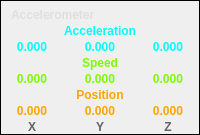
         <widget class="QFrame" name="frameAccelerometer">
          <property name="sizePolicy">
           <sizepolicy hsizetype="Preferred" vsizetype="Preferred">
            <horstretch>0</horstretch>
            <verstretch>0</verstretch>
           </sizepolicy>
          </property>
          <property name="styleSheet">
           <string notr="true">QWidget#frameAccelerometer{
border: 2px solid rgb(150, 150, 150);
border-radius: 5px;
background-color: rgb(57, 63, 68);
}</string>
          </property>
          <property name="frameShape">
           <enum>QFrame::Panel</enum>
          </property>
          <property name="frameShadow">
           <enum>QFrame::Plain</enum>
          </property>
          <property name="lineWidth">
           <number>1</number>
          </property>
          <layout class="QGridLayout" name="gridLayout_4">
           <property name="leftMargin">
            <number>0</number>
           </property>
           <property name="topMargin">
            <number>7</number>
           </property>
           <property name="rightMargin">
            <number>0</number>
           </property>
           <property name="bottomMargin">
            <number>0</number>
           </property>
           <property name="horizontalSpacing">
            <number>6</number>
           </property>
           <property name="verticalSpacing">
            <number>2</number>
           </property>
           <item row="0" column="0" colspan="3">
            <widget class="QLabel" name="labelMotion">
             <property name="styleSheet">
              <string notr="true">font: 13pt &quot;Siemens Sans&quot;;
font-weight: bold;
color: rgb(222, 223, 225);
background-color: transparent;</string>
             </property>
             <property name="text">
              <string>Accelerometer</string>
             </property>
             <property name="indent">
              <number>10</number>
             </property>
            </widget>
           </item>
           <item row="12" column="2">
            <widget class="QLabel" name="labelZ_A">
             <property name="styleSheet">
              <string notr="true">font: 13pt &quot;Siemens Sans&quot;;
font-weight: bold;
color: rgb(96, 100, 103);
background-color: transparent;</string>
             </property>
             <property name="text">
              <string>Z</string>
             </property>
             <property name="alignment">
              <set>Qt::AlignCenter</set>
             </property>
            </widget>
           </item>
           <item row="7" column="0">
            <widget class="QLabel" name="labelPosX">
             <property name="styleSheet">
              <string notr="true">font: 13pt &quot;Siemens Sans&quot;;
font-weight: bold;
color: rgb(192, 76, 216);
background-color: transparent;
color: rgb(255, 165, 0);</string>
             </property>
             <property name="text">
              <string>0.000</string>
             </property>
             <property name="alignment">
              <set>Qt::AlignCenter</set>
             </property>
            </widget>
           </item>
           <item row="7" column="2">
            <widget class="QLabel" name="labelPosZ">
             <property name="styleSheet">
              <string notr="true">font: 13pt &quot;Siemens Sans&quot;;
font-weight: bold;
color: rgb(192, 76, 216);
background-color: transparent;
color: rgb(255, 165, 0);</string>
             </property>
             <property name="text">
              <string>0.000</string>
             </property>
             <property name="alignment">
              <set>Qt::AlignCenter</set>
             </property>
            </widget>
           </item>
           <item row="12" column="0">
            <widget class="QLabel" name="labelX_A">
             <property name="styleSheet">
              <string notr="true">font: 13pt &quot;Siemens Sans&quot;;
font-weight: bold;
color: rgb(96, 100, 103);
background-color: transparent;</string>
             </property>
             <property name="text">
              <string>X</string>
             </property>
             <property name="alignment">
              <set>Qt::AlignCenter</set>
             </property>
            </widget>
           </item>
           <item row="7" column="1">
            <widget class="QLabel" name="labelPosY">
             <property name="styleSheet">
              <string notr="true">font: 13pt &quot;Siemens Sans&quot;;
font-weight: bold;
color: rgb(192, 76, 216);
background-color: transparent;
color: rgb(255, 165, 0);</string>
             </property>
             <property name="text">
              <string>0.000</string>
             </property>
             <property name="alignment">
              <set>Qt::AlignCenter</set>
             </property>
            </widget>
           </item>
           <item row="12" column="1">
            <widget class="QLabel" name="labelY_A">
             <property name="styleSheet">
              <string notr="true">font: 13pt &quot;Siemens Sans&quot;;
font-weight: bold;
color: rgb(96, 100, 103);
background-color: transparent;</string>
             </property>
             <property name="text">
              <string>Y</string>
             </property>
             <property name="alignment">
              <set>Qt::AlignCenter</set>
             </property>
            </widget>
           </item>
           <item row="1" column="0" colspan="3">
            <widget class="QLabel" name="labelAcceleration">
             <property name="styleSheet">
              <string notr="true">font: 13pt &quot;Siemens Sans&quot;;
font-weight: bold;
color: rgb(79, 216, 218);
background-color: transparent;
color: rgb(0, 255, 255);</string>
             </property>
             <property name="text">
              <string>Acceleration</string>
             </property>
             <property name="alignment">
              <set>Qt::AlignCenter</set>
             </property>
            </widget>
           </item>
           <item row="5" column="0">
            <widget class="QLabel" name="labelSpeedX">
             <property name="styleSheet">
              <string notr="true">font: 13pt &quot;Siemens Sans&quot;;
font-weight: bold;
color: rgb(225, 104, 81);
background-color: transparent;
color: rgb(124, 252, 0);</string>
             </property>
             <property name="text">
              <string>0.000</string>
             </property>
             <property name="alignment">
              <set>Qt::AlignCenter</set>
             </property>
            </widget>
           </item>
           <item row="3" column="0">
            <widget class="QLabel" name="labelAccX">
             <property name="styleSheet">
              <string notr="true">font: 13pt &quot;Siemens Sans&quot;;
font-weight: bold;
color: rgb(79, 216, 218);
background-color: transparent;
color: rgb(0, 255, 255);</string>
             </property>
             <property name="text">
              <string>0.000</string>
             </property>
             <property name="alignment">
              <set>Qt::AlignCenter</set>
             </property>
            </widget>
           </item>
           <item row="6" column="0" colspan="3">
            <widget class="QLabel" name="labelPosition">
             <property name="sizePolicy">
              <sizepolicy hsizetype="Preferred" vsizetype="Preferred">
               <horstretch>0</horstretch>
               <verstretch>0</verstretch>
              </sizepolicy>
             </property>
             <property name="styleSheet">
              <string notr="true">font: 13pt &quot;Siemens Sans&quot;;
font-weight: bold;
color: rgb(192, 76, 216);
background-color: transparent;
color: rgb(255, 0, 255);
color: rgb(255, 165, 0);</string>
             </property>
             <property name="text">
              <string>Position</string>
             </property>
             <property name="alignment">
              <set>Qt::AlignCenter</set>
             </property>
            </widget>
           </item>
           <item row="4" column="0" colspan="3">
            <widget class="QLabel" name="labelSpeed">
             <property name="sizePolicy">
              <sizepolicy hsizetype="Preferred" vsizetype="Preferred">
               <horstretch>0</horstretch>
               <verstretch>0</verstretch>
              </sizepolicy>
             </property>
             <property name="styleSheet">
              <string notr="true">font: 13pt &quot;Siemens Sans&quot;;
font-weight: bold;
color: rgb(225, 104, 81);
background-color: transparent;
color: rgb(255, 136, 0);
color: rgb(124, 252, 0);</string>
             </property>
             <property name="text">
              <string>Speed</string>
             </property>
             <property name="alignment">
              <set>Qt::AlignCenter</set>
             </property>
            </widget>
           </item>
           <item row="5" column="2">
            <widget class="QLabel" name="labelSpeedZ">
             <property name="styleSheet">
              <string notr="true">font: 13pt &quot;Siemens Sans&quot;;
font-weight: bold;
color: rgb(225, 104, 81);
background-color: transparent;
color: rgb(124, 252, 0);
</string>
             </property>
             <property name="text">
              <string>0.000</string>
             </property>
             <property name="alignment">
              <set>Qt::AlignCenter</set>
             </property>
            </widget>
           </item>
           <item row="3" column="2">
            <widget class="QLabel" name="labelAccZ">
             <property name="styleSheet">
              <string notr="true">font: 13pt &quot;Siemens Sans&quot;;
font-weight: bold;
color: rgb(79, 216, 218);
background-color: transparent;
color: rgb(0, 255, 255);</string>
             </property>
             <property name="text">
              <string>0.000</string>
             </property>
             <property name="alignment">
              <set>Qt::AlignCenter</set>
             </property>
            </widget>
           </item>
           <item row="5" column="1">
            <widget class="QLabel" name="labelSpeedY">
             <property name="styleSheet">
              <string notr="true">font: 13pt &quot;Siemens Sans&quot;;
font-weight: bold;
color: rgb(225, 104, 81);
background-color: transparent;
color: rgb(124, 252, 0);</string>
             </property>
             <property name="text">
              <string>0.000</string>
             </property>
             <property name="alignment">
              <set>Qt::AlignCenter</set>
             </property>
            </widget>
           </item>
           <item row="3" column="1">
            <widget class="QLabel" name="labelAccY">
             <property name="styleSheet">
              <string notr="true">font: 13pt &quot;Siemens Sans&quot;;
font-weight: bold;
color: rgb(79, 216, 218);
background-color: transparent;
color: rgb(0, 255, 255);</string>
             </property>
             <property name="text">
              <string>0.000</string>
             </property>
             <property name="alignment">
              <set>Qt::AlignCenter</set>
             </property>
            </widget>
           </item>
          </layout>
         </widget>
